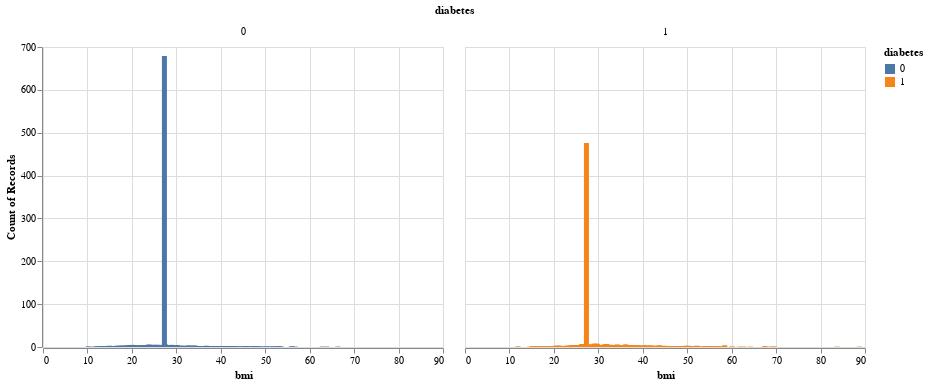

This figure's notebook cell:
### Markdown cell above
This graph demonstrates that Hba1c level is directly correlated to the presence of diabetes, as all patients with very high HbA1c have diabetes, and all with very low HbA1c do not.

### Code cell
diabetes_bmi_plot = alt.Chart(diabetes_small).mark_bar().encode(
    x = alt.X("bmi"),
    y = "count()",
    color = alt.Color("diabetes:N") 
).facet("diabetes")
diabetes_bmi_plot

### Figure 1 — Vega-Lite specification as saved in the notebook (floating-point values rounded to 4 significant figures; data arrays with more than 128 entries replaced by an {"elided": "..."} marker saying what was removed)
{"config": {"view": {"continuousWidth": 400, "continuousHeight": 300}}, "data": {"name": "data-6997cc43effb6da5feefbc8dbf1a4ae3"}, "facet": {"field": "diabetes", "type": "quantitative"}, "spec": {"mark": "bar", "encoding": {"color": {"field": "diabetes", "type": "nominal"}, "x": {"field": "bmi", "type": "quantitative"}, "y": {"aggregate": "count", "type": "quantitative"}}}, "$schema": "https://vega.github.io/schema/vega-lite/v4.17.0.json", "datasets": {"data-6997cc43effb6da5feefbc8dbf1a4ae3": {"elided": "5000 records"}}}
